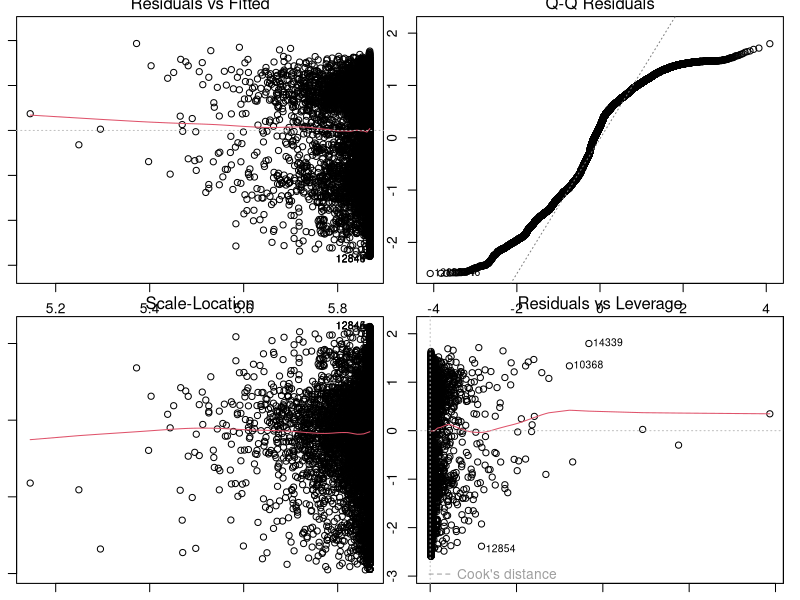
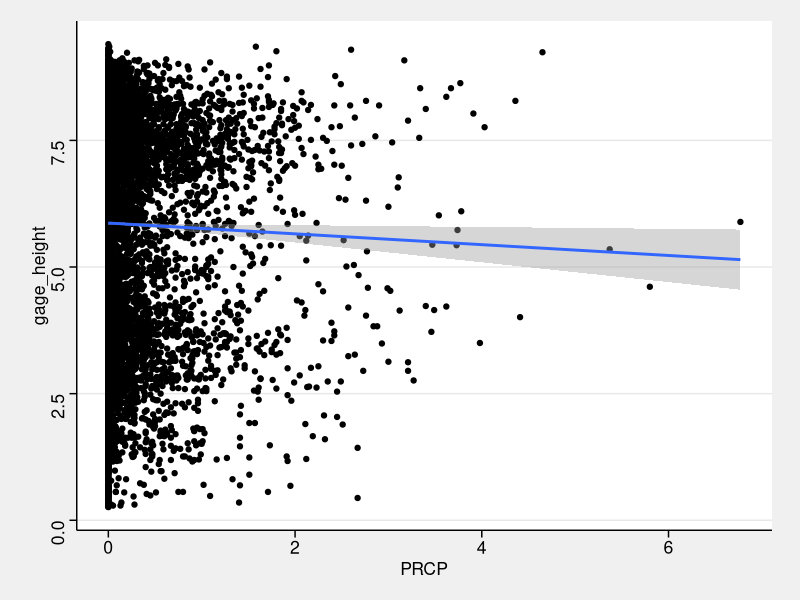
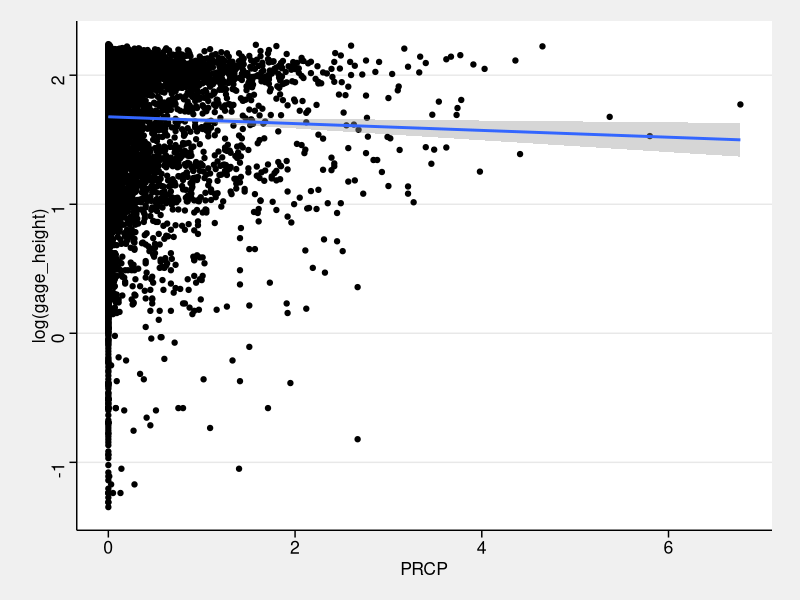
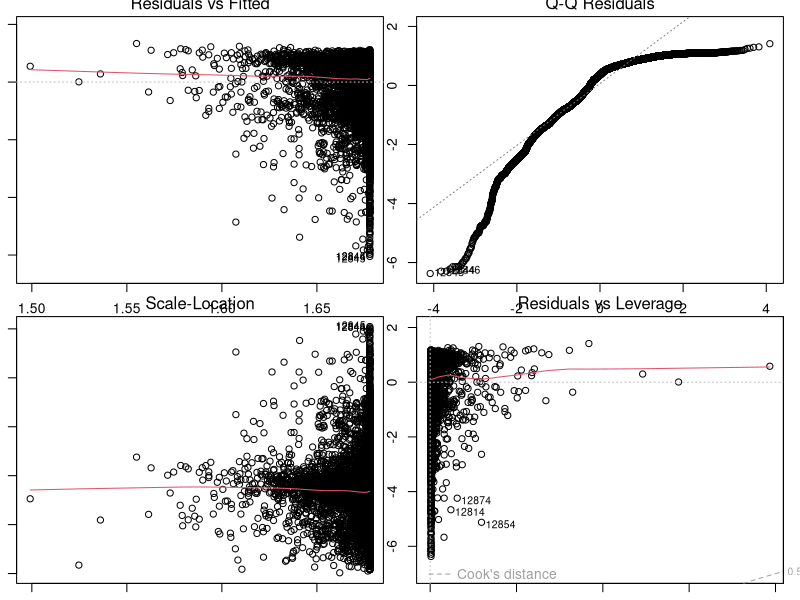
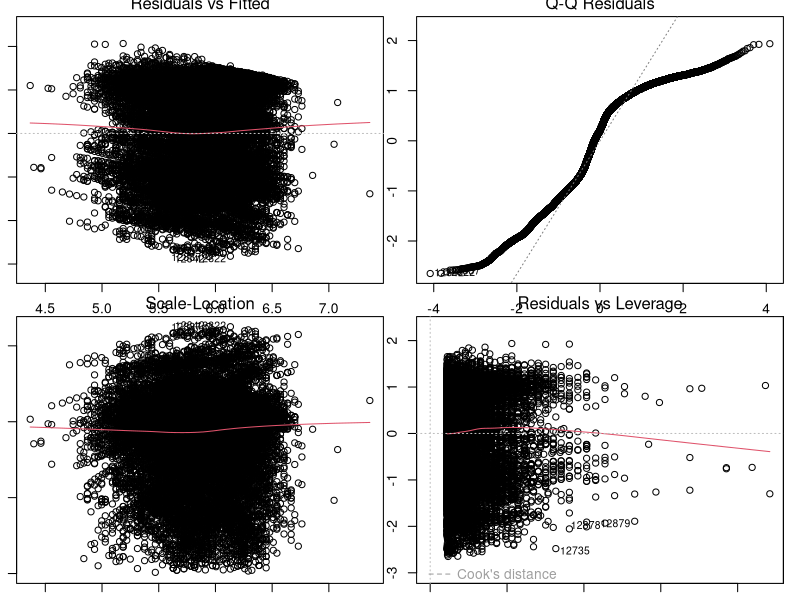
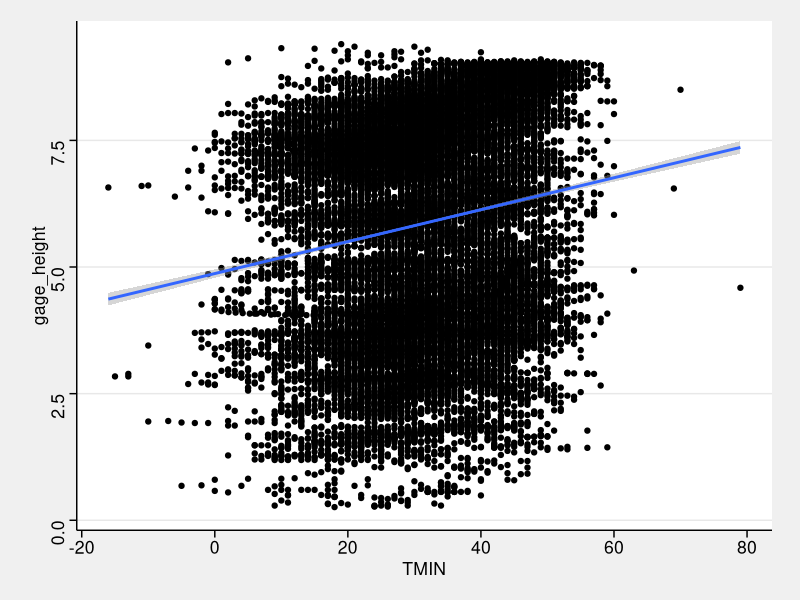
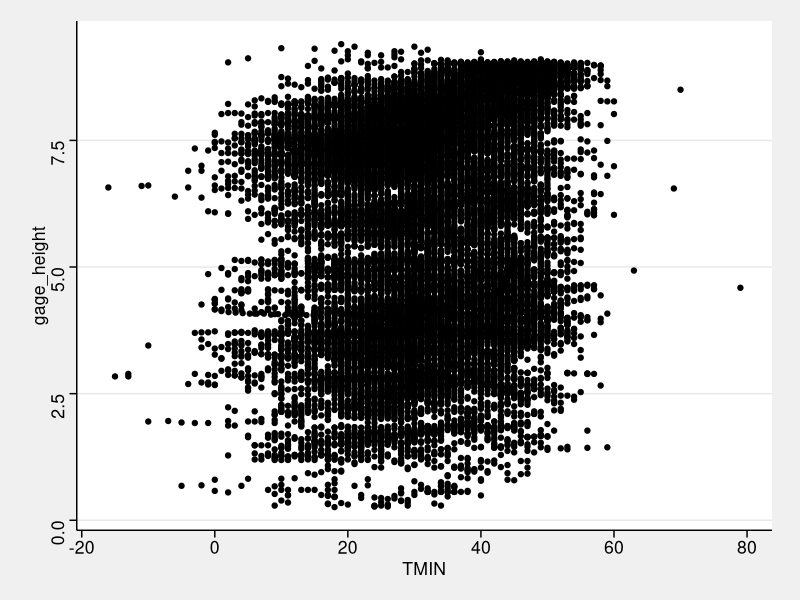
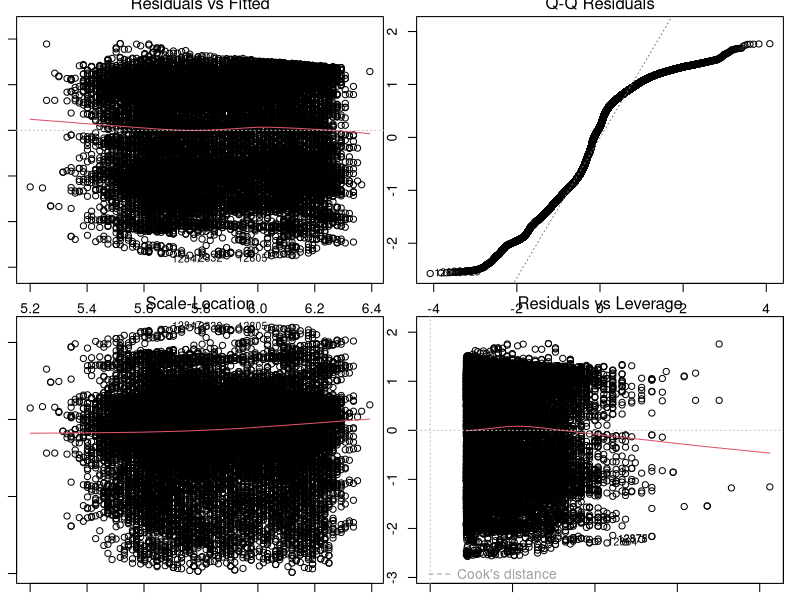

Write the R code that produced these figures, in order. (Note: this script raises an error after producing the figures.)
## ---- chunk 1
knitr::opts_chunk$set(echo = TRUE)
## ---- chunk 2
getwd()
library(tidyverse)
library(ggthemes)
library(lubridate)

USGS_gage_processed <- read.csv("./Data/Processed/USGS_Site10337000_gage_processed.csv")
NOAA_climate_processed <- read.csv("./Data/Processed/NOAA_TahoeCity_climate_processed.csv")
USGS_NOAA_combined <- read.csv("./Data/Processed/USGS_NOAA_combined_processed.csv")
USGS_NOAA_samedates <- read.csv("./Data/Processed/USGS_NOAA_samedate_processed.csv")

#theme
mytheme <- theme_stata(base_size = 14, base_family = "sans", scheme = "s2mono") +
  theme(axis.text = element_text(color = "black"), 
        legend.position = "top")

theme_set(mytheme)
## ---- chunk 3
#Changing to date format
USGS_gage_processed$DATE <- as.Date(USGS_gage_processed$DATE, format = "%Y-%m-%d") 
class(USGS_gage_processed$DATE)

NOAA_climate_processed$DATE <- as.Date(NOAA_climate_processed$DATE, format = "%Y-%m-%d")

USGS_NOAA_combined$DATE <- as.Date(USGS_NOAA_combined$DATE, format = "%Y-%m-%d")
## ---- chunk 4
#can we predict lake level (gage height) from precipitation
gage_height_slm <- lm(data = USGS_NOAA_samedates, gage_height ~ PRCP)
summary(gage_height_slm)
#for every 1(in) of precipitation, there is -0.107 gage height. 0(in) in precip is 5.86 ft of gage height
#0.01% of lake level is explained by precip
#significant pvalue 0.01853

cor.test(USGS_NOAA_samedates$gage_height,USGS_NOAA_samedates$PRCP)
#t = -2.355, df = 22732, p-value = 0.01853
# cor -0.0156181
#Gage height decreases with more rain??
## ---- chunk 5
par(mfrow = c(2,2), mar=c(1,1,1,1))
plot(gage_height_slm)
par(mfrow = c(1,1))
#don't put in a report, just use to validate your results 
## ---- chunk 6
gageheight_by_prcp <- ggplot(USGS_NOAA_samedates, aes(x = PRCP, y = gage_height)) +
  geom_point() +
  geom_smooth(method = "lm")
print(gageheight_by_prcp)
#no linear relationship

ggplot(USGS_NOAA_samedates, aes(x = PRCP, y = log(gage_height))) +
  geom_point() +
  geom_smooth(method = "lm")
## ---- chunk 7
#single lm with log gage height
gage_height_slm2 <- lm(data = USGS_NOAA_samedates, log(gage_height) ~ PRCP)
summary(gage_height_slm2)
#one unit increase in prcp, a change in log value of gage height is -0.026
#p-value: 0.008027, 22732 DF, Adjusted R-squared:  0.0002651

par(mfrow = c(2,2), mar=c(1,1,1,1))
plot(gage_height_slm2)
par(mfrow = c(1,1))
## ---- chunk 8
gage_height_slm3 <- lm(data = USGS_NOAA_samedates, gage_height ~ TMIN)
summary(gage_height_slm3)
#p-value: < 2.2e-16 , Adjusted R-squared:   0.02527 , 22732 degrees of freedom

par(mfrow = c(2,2), mar=c(1,1,1,1))
plot(gage_height_slm3)
par(mfrow = c(1,1))

cor.test(USGS_NOAA_samedates$gage_height,USGS_NOAA_samedates$TMIN)
#      cor 
#0.1590895

gageheight_by_tmin <- ggplot(USGS_NOAA_samedates, aes(x = TMIN, y = gage_height)) +
  geom_point() +
  geom_smooth(method = "lm")
print(gageheight_by_tmin)

gage_height_slm3 <- lm(data = USGS_NOAA_samedates, log(gage_height) ~ TMIN)
summary(gage_height_slm3)
#p-value < 2.2e-16, Adjusted R-squared:  0.02128 , 22732 degrees

ggplot(USGS_NOAA_samedates, aes(x = TMIN, y = gage_height)) +
  geom_point()
## ---- chunk 9
gage_height_slm4 <- lm(data = USGS_NOAA_samedates, gage_height ~ TMAX)
summary(gage_height_slm4)
#p-value: < 2.2e-16 , Adjusted R-squared:  0.01105, 22732 degrees of freedom

par(mfrow = c(2,2), mar=c(1,1,1,1))
plot(gage_height_slm4)
par(mfrow = c(1,1))

cor.test(USGS_NOAA_samedates$gage_height,USGS_NOAA_samedates$TMAX)
#0.1053062 

gage_height_slm5 <- lm(data = USGS_NOAA_samedates, log(gage_height) ~ TMAX)
summary(gage_height_slm4) #same results as reg data 

ggplot(USGS_NOAA_samedates, aes(x = TMAX, y = gage_height)) +
  geom_point() +
  geom_smooth(method = "lm")
## ---- chunk 10
gage_height_slm6 <- lm(data = USGS_NOAA_samedates, gage_height ~ SNOW)
summary(gage_height_slm6)

gage_height_slm7 <- lm(data = USGS_NOAA_samedates, gage_height ~ SNWD)
summary(gage_height_slm7)
## ---- chunk 11
#non-parametric equivalent: Spearman's Rho
cor.test(USGS_NOAA_samedates$gage_height, USGS_NOAA_samedates$PRCP, method = "spearman", exact = FALSE)
#rho -0.02840093 , S = 2.0139e+12, p-value = 1.845e-05
cor.test(USGS_NOAA_samedates$gage_height, USGS_NOAA_samedates$TMIN, method = "spearman", exact = FALSE)

## ---- chunk 12
gage_height_mlm <- lm(data = USGS_NOAA_samedates, gage_height ~ PRCP + TMIN + SNOW)
summary(gage_height_mlm)
#p-value: < 2.2e-16, TMIN and SNOW and PRCP are significant predictors of gage height 
#Adjusted R-squared:  0.02595  %3 of our data is explained by predictors 
#df 22730 

ggplot(USGS_NOAA_combined, aes(x = PRCP, y = gage_height, color = TMIN)) +
  geom_point()

par(mfrow = c(2,2), mar=c(1,1,1,1))
plot(gage_height_mlm)
par(mfrow = c(1,1))

## ---- chunk 13
#Akaike's information criterion (AIC) step regression
#Tahoe.naomit <- USGS_NOAA_combined %>%
 # select(gage_height, PRCP, SNOW, SNWD, TMAX, TMIN) %>%
  #na.omit()

Gage_AIC <- lm(data = USGS_NOAA_samedates, gage_height ~ PRCP + SNOW + SNWD + TMAX + TMIN)
step(Gage_AIC)
#lm(formula = gage_height ~ PRCP + SNWD + TMAX + TMIN, data = USGS_NOAA_samedates)
#(Intercept)         PRCP         SNWD         TMAX         TMIN  
  #  4.85924     -0.31145      0.01462     -0.02103      0.06739  

Gage_model_AIC <- lm(data = USGS_NOAA_samedates, gage_height ~ PRCP + SNWD + TMAX + TMIN)
summary(Gage_model_AIC)
#p-value: < 2.2e-16, Adjusted R-squared:  0.03838, 22729 DF
#all variables are sig predictors of gage height 
AIC(Gage_model_AIC)
plot(Gage_model_AIC, which = c(1))
plot(Gage_model_AIC, which = c(2))
car::vif(Gage_model_AIC)
lmtest::bptest(Gage_model_AIC)
#ols_plot_cooksd_bar(Gage_model_AIC)
## ---- chunk 14
date_lm <- lm(data = USGS_NOAA_samedates, gage_height ~ DATE + TMIN)
summary(date_lm)

ggplot(USGS_NOAA_samedates, aes(x = TMIN, y = gage_height, color = as.numeric(as.Date(DATE)))) +
  geom_point() +
  scale_color_viridis()
